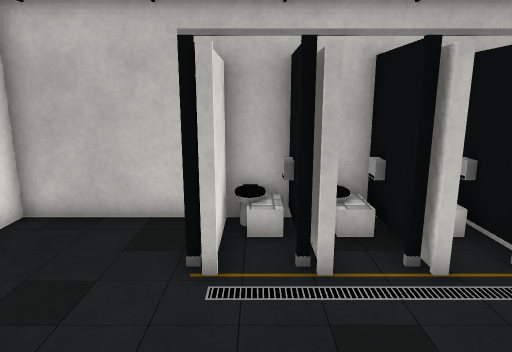
[1] (above)

12 first-person views from a walk through a Unity game level. The camera is 1.5 m above the floor, tilts 12° down and sees 70° across. Doors are open. The floor is counted in squares, 0.5 m on a side. Each view is taken from the middle of a square. On the plan, view 1 faces up. The plan holds only what a view shows up to about 20 squares ahead; the rest is blank. The player is left out. Surface patterns are stand-ins for the level's own textures.

[2]
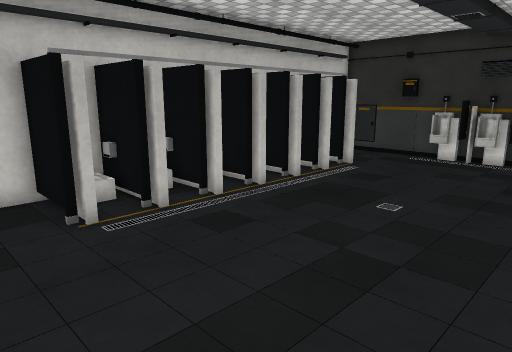

[3]
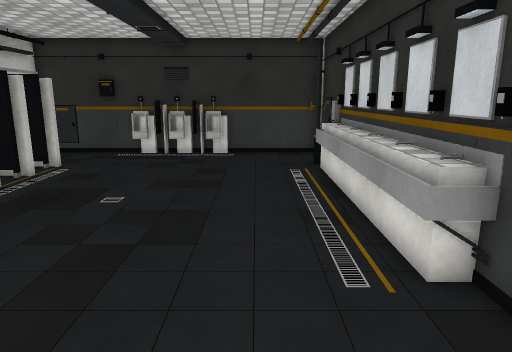

[4]
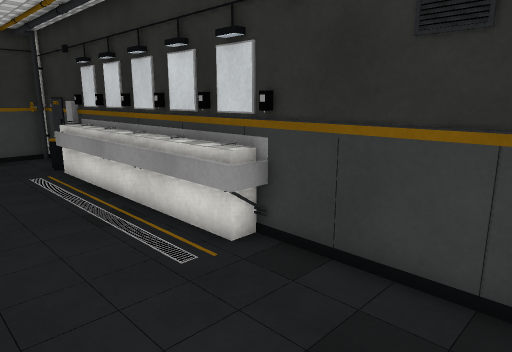

[5]
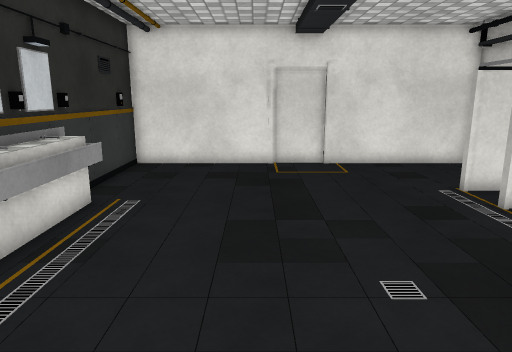

[6]
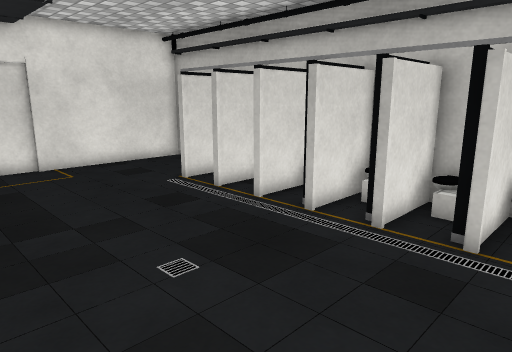

[7]
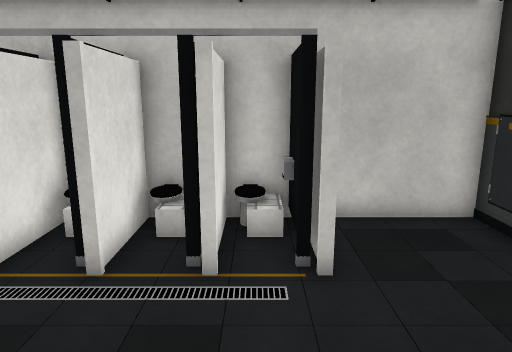

[8]
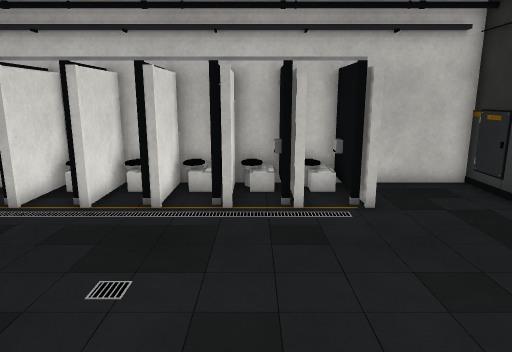

[9]
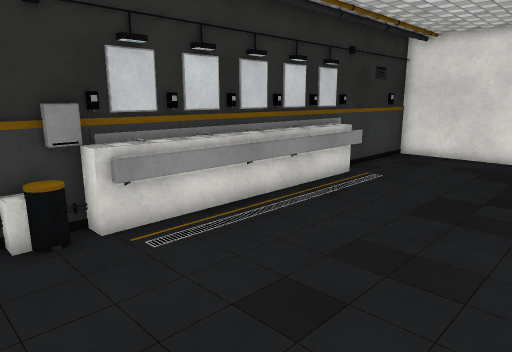

[10]
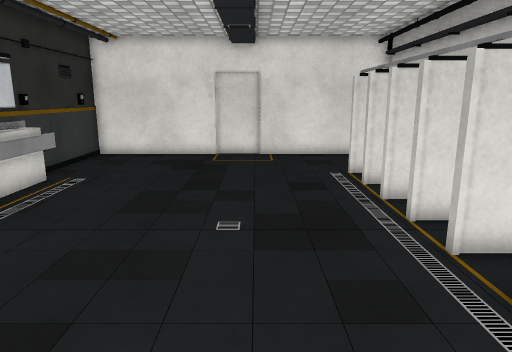

[11]
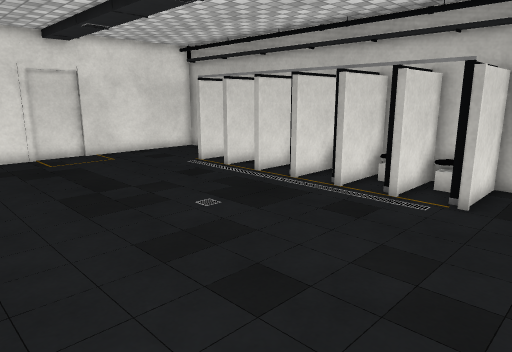

[12]
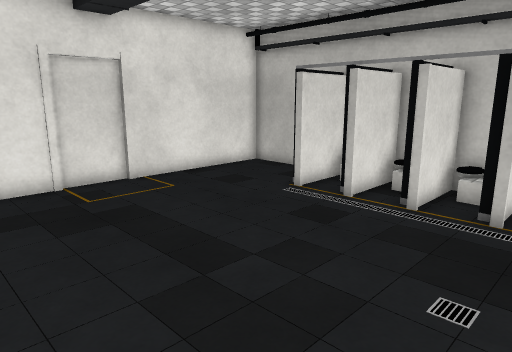

### Floor plan
Points are (right, up) in squares from view 1. A wall is a line through its corners. A room is listed if a view was taken in it or the views show most of it. See-through windows are left out.
Room 1 (views 1, 2, 3, 4, 5, 6, 7, 8, 9, 10, 11, 12)
walls: (-0.8, 5.8) (-0.8, 6.8); (-1.2, 6.1) (-1.2, 8.8); (7.9, -6.6) (15.5, -6.6); (11, -6.4) (11.8, -6.4); (14.9, 0.9) (14.9, 1.8); (-0.9, 9) (-6, 9) (-6, -6.6) (3.1, -6.6); (14.9, 2.9) (14.9, 3.8); (14.9, -1.1) (14.9, -0.2); (11.2, 9.1) (11.2, 5.8); (15.3, 0.5) (15.3, 1.9); (15.3, 2.5) (15.3, 3.6); (15.5, 9) (11.1, 9)
low walls: (0.3, -5.6) (11, -5.6); (0.6, -5.9) (11, -5.9); (12.2, -6) (12.8, -6)
ways out: open door at (1.5, 6.2) to room 2; open door at (7.7, 6.5) to room 3
Room 2 (no view inside)
walls: (-0.8, 9) (-0.8, 5.8); (-1.1, 7) (-1.1, 6.1); (0.8, 6.1) (0.8, 9) (-0.9, 9); (1.2, 5.8) (1.2, 7.4)
low walls: (0.6, 7.8) (0.6, 8.4)
ways out: open door at (1.5, 6.2) to room 1
Room 3 (no view inside)
walls: (4.9, 9) (2.9, 9); (3.2, 9.1) (3.2, 5.8); (4.8, 6.1) (4.8, 8.5)
ways out: open door at (7.7, 6.5) to room 1
Room 4 (no view inside)
walls: (2.9, 9) (1.2, 9) (1.2, 5.8); (2.8, 6.1) (2.8, 8.8)
low walls: (2.6, 7.8) (2.6, 8.4)
Room 5 (no view inside)
walls: (5.2, 9.1) (5.2, 5.8); (7, 9) (4.9, 9)
Room 6 (no view inside)
walls: (6.9, 8.6) (6.9, 7.5); (7.2, 9.1) (7.2, 5.8); (9.1, 9) (7, 9); (9.2, 6.8) (9.2, 8.1); (8.8, 6.1) (8.8, 8.9)
Room 7 (no view inside)
walls: (9.2, 9.1) (9.2, 5.8); (11.1, 9) (9.1, 9); (10.8, 6.1) (10.8, 9)
low walls: (10.6, 7.8) (10.6, 8.4)

Where each view was taken, in squares from view 1:
view 1: 0 up, 0 right, facing up
view 2: 3 down, 4 left, facing up-right
view 3: 3 down, 5 left, facing right
view 4: 1 down, 5 left, facing down-right
view 5: 1 down, 11 right, facing left
view 6: 2 down, 11 right, facing up-left
view 7: 0 up, 10 right, facing up
view 8: 4 down, 8 right, facing up
view 9: 2 up, 14 right, facing down-left
view 10: 2 up, 14 right, facing left
view 11: 5 down, 14 right, facing up-left
view 12: 4 down, 7 right, facing up-left
